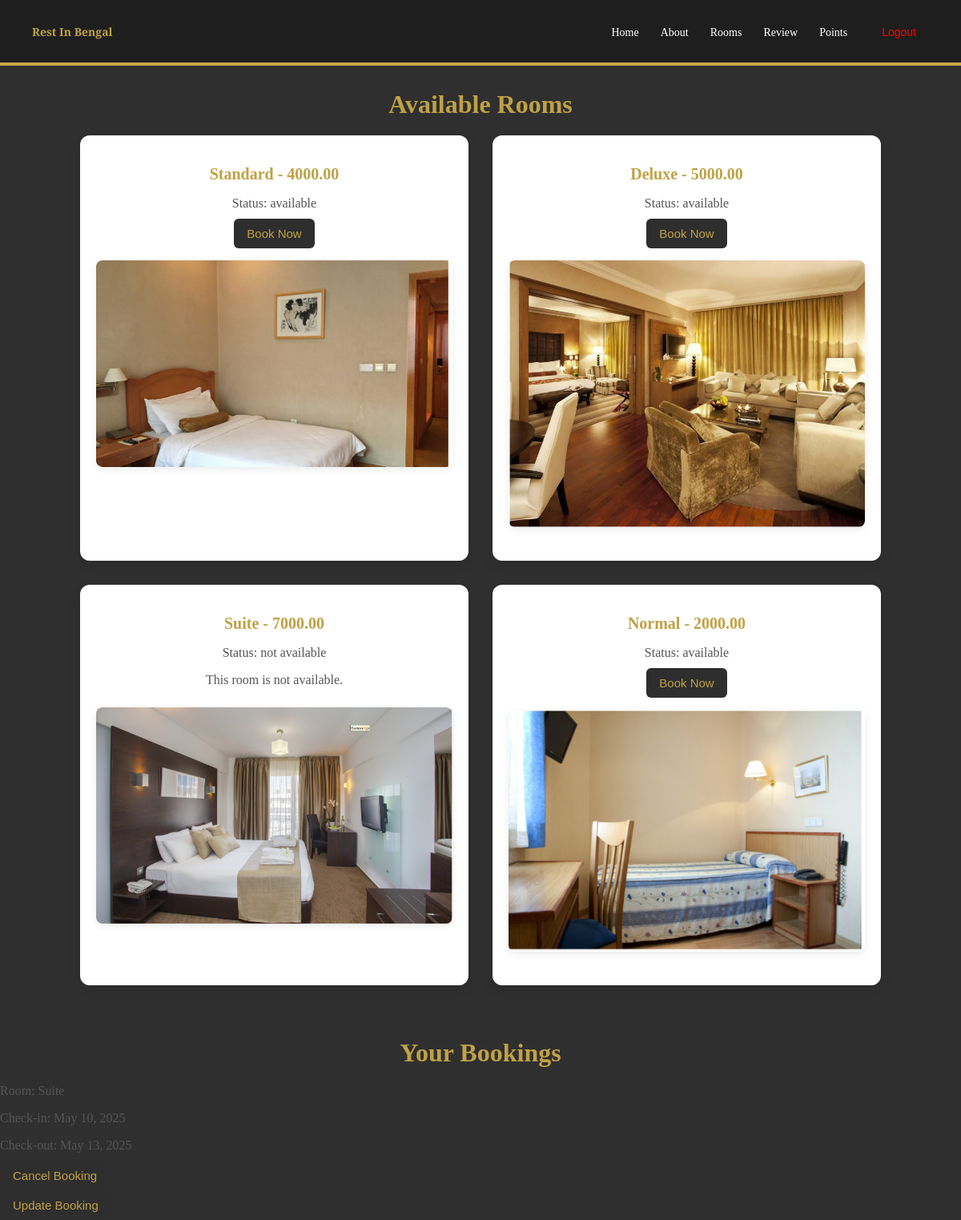
The page /rooms/ (signed in) on the database as committed earlier.
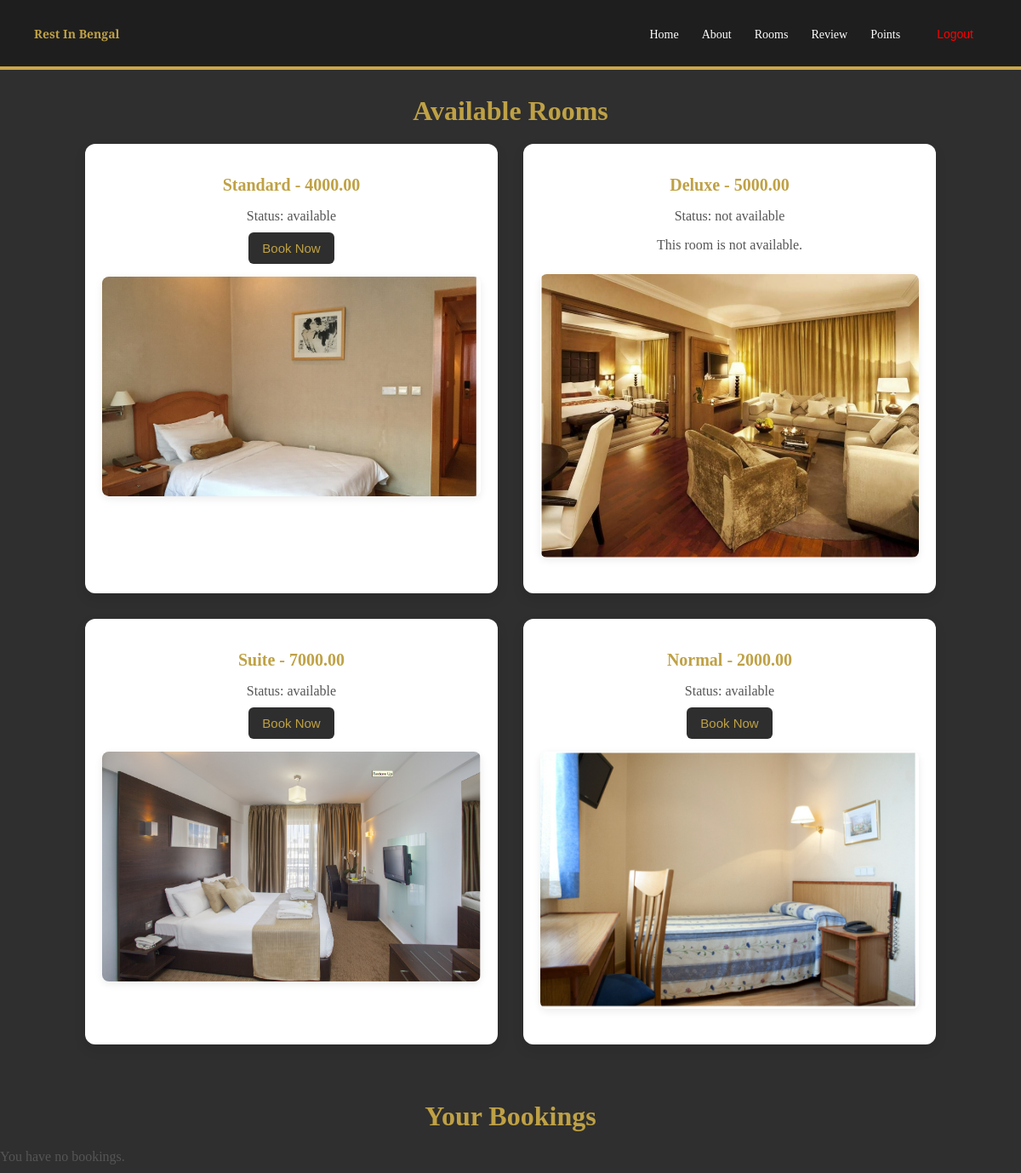
The same page on the database as committed later.
### app2/models.py (models this page shows, shortened)
class Room(models.Model):
    ROOM_TYPES = [
        ('Standard', 'Standard'),
        ('Deluxe', 'Deluxe'),
        ('Suite', 'Suite'),
        ('Normal', 'Normal'),
]
    type = models.CharField(max_length=20, choices=ROOM_TYPES)
    price = models.DecimalField(max_digits=8, decimal_places=2)
    status = models.CharField(max_length=20, default='available')
    image = models.ImageField(upload_to='room_images/', null=True, blank=True)  # Add this field for room images

### app1/models.py (models this page shows, shortened)
class Booking(models.Model):
    user = models.ForeignKey(User, on_delete=models.CASCADE)
    room = models.ForeignKey(Room, on_delete=models.CASCADE)
    check_in = models.DateField()
    check_out = models.DateField()

### app2/views.py (the view)
# urls.py: path('rooms/', views.view_rooms, name='view_rooms'),
def view_rooms(request):
    rooms = Room.objects.all()  # Fetch all rooms
    bookings = Booking.objects.filter(user=request.user)
    return render(request, 'room.html', {'rooms': rooms, 'bookings': bookings})

### templates/room.html (shortened to what this page needs)
<!DOCTYPE html>
<html lang="en">
<head>
    {% include 'navbar.html' %}
</head>
<body>
    <h1>Available Rooms</h1>
    <ul>
        {% for room in rooms %}
            <li>
                <h2>{{ room.type }} - {{ room.price }}</h2>
                <p>Status: {{ room.status }}</p>
                {% if room.status == 'available' %}
                    <form action="{% url 'book_room' %}" method="get">
                        <button type="submit">Book Now</button>
                    </form>
                {% else %}
                    <p>This room is not available.</p>
                {% endif %}
                {% if room.image %}
                    <img src="{{ room.image.url }}" alt="{{ room.type }}">
                {% else %}
                    <p>No image available for this room.</p>
                {% endif %}
                <br><br>
            </li>
        {% empty %}
            <li>No rooms available.</li>
        {% endfor %}
    </ul>
    <br><br>
<h1>Your Bookings</h1>
{% if bookings %}
    {% for booking in bookings %}
        <div class="booking-card">
            <p>Room: {{ booking.room.type }} </p>
            <p>Check-in: {{ booking.check_in }}</p>
            <p>Check-out: {{ booking.check_out }}</p>
            <form action="{% url 'cancel_booking' booking.id %}" method="post">
                <button type="submit">Cancel Booking</button>
            </form>
            <form action="{% url 'update_booking' booking.id %}" method="get">
                <button type="submit">Update Booking</button>
            </form>
        </div>
    {% endfor %}
{% else %}
    <p>You have no bookings.</p>
{% endif %}
</body>
</html>

Rows that differ between the two databases and show on the page:
removed Booking: room.type "Suite", check_in "May 10, 2025", check_out "May 13, 2025"
changed Room "Deluxe": status "available" → "not available"; status "Book Now" → "This room is not available."
changed Room "Suite": status "not available" → "available"; status "This room is not available." → "Book Now"
Other text that changed with them:
text now shown: "You have no bookings."
